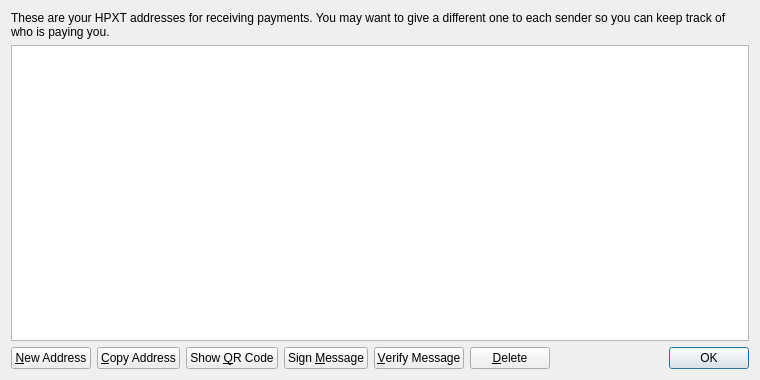
<?xml version="1.0" encoding="UTF-8"?>
<ui version="4.0">
 <class>AddressBookPage</class>
 <widget class="QWidget" name="AddressBookPage">
  <property name="geometry">
   <rect>
    <x>0</x>
    <y>0</y>
    <width>760</width>
    <height>380</height>
   </rect>
  </property>
  <property name="windowTitle">
   <string>Address Book</string>
  </property>
  <layout class="QVBoxLayout" name="verticalLayout">
   <item>
    <widget class="QLabel" name="labelExplanation">
     <property name="text">
      <string>These are your HPXT addresses for receiving payments. You may want to give a different one to each sender so you can keep track of who is paying you.</string>
     </property>
     <property name="textFormat">
      <enum>Qt::PlainText</enum>
     </property>
     <property name="wordWrap">
      <bool>true</bool>
     </property>
    </widget>
   </item>
   <item>
    <widget class="QTableView" name="tableView">
     <property name="contextMenuPolicy">
      <enum>Qt::CustomContextMenu</enum>
     </property>
     <property name="toolTip">
      <string>Double-click to edit address or label</string>
     </property>
     <property name="tabKeyNavigation">
      <bool>false</bool>
     </property>
     <property name="selectionMode">
      <enum>QAbstractItemView::SingleSelection</enum>
     </property>
     <property name="selectionBehavior">
      <enum>QAbstractItemView::SelectRows</enum>
     </property>
     <property name="sortingEnabled">
      <bool>true</bool>
     </property>
     <attribute name="verticalHeaderVisible">
      <bool>false</bool>
     </attribute>
    </widget>
   </item>
   <item>
    <layout class="QHBoxLayout" name="horizontalLayout">
     <item>
      <widget class="QPushButton" name="newAddressButton">
       <property name="toolTip">
        <string>Create a new address</string>
       </property>
       <property name="text">
        <string>&amp;New Address</string>
       </property>
      </widget>
     </item>
     <item>
      <widget class="QPushButton" name="copyToClipboard">
       <property name="toolTip">
        <string>Copy the currently selected address to the system clipboard</string>
       </property>
       <property name="text">
        <string>&amp;Copy Address</string>
       </property>
      </widget>
     </item>
     <item>
      <widget class="QPushButton" name="showQRCode">
       <property name="text">
        <string>Show &amp;QR Code</string>
       </property>
      </widget>
     </item>
     <item>
      <widget class="QPushButton" name="signMessage">
       <property name="toolTip">
        <string>Sign a message to prove you own a HPXT address</string>
       </property>
       <property name="text">
        <string>Sign &amp;Message</string>
       </property>
      </widget>
     </item>
     <item>
      <widget class="QPushButton" name="verifyMessage">
       <property name="toolTip">
        <string>Verify a message to ensure it was signed with a specified HPXT address</string>
       </property>
       <property name="text">
        <string>&amp;Verify Message</string>
       </property>
      </widget>
     </item>
     <item>
      <widget class="QPushButton" name="deleteButton">
       <property name="toolTip">
        <string>Delete the currently selected address from the list</string>
       </property>
       <property name="text">
        <string>&amp;Delete</string>
       </property>
      </widget>
     </item>
     <item>
      <spacer name="horizontalSpacer">
       <property name="orientation">
        <enum>Qt::Horizontal</enum>
       </property>
       <property name="sizeHint" stdset="0">
        <size>
         <width>40</width>
         <height>20</height>
        </size>
       </property>
      </spacer>
     </item>
     <item>
      <widget class="QDialogButtonBox" name="buttonBox">
       <property name="sizePolicy">
        <sizepolicy hsizetype="Maximum" vsizetype="Fixed">
         <horstretch>0</horstretch>
         <verstretch>0</verstretch>
        </sizepolicy>
       </property>
       <property name="standardButtons">
        <set>QDialogButtonBox::Ok</set>
       </property>
      </widget>
     </item>
    </layout>
   </item>
  </layout>
 </widget>
 <resources>
  <include location="../bitcoin.qrc"/>
 </resources>
 <connections/>
</ui>
